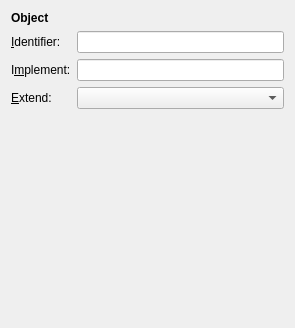
<ui version="4.0" >
 <class>edit_object</class>
 <widget class="QWidget" name="edit_object" >
  <property name="geometry" >
   <rect>
    <x>0</x>
    <y>0</y>
    <width>295</width>
    <height>328</height>
   </rect>
  </property>
  <layout class="QGridLayout" >
   <item row="0" column="0" colspan="2" >
    <widget class="QLabel" name="label_4" >
     <property name="text" >
      <string>&lt;b>Object&lt;/b></string>
     </property>
    </widget>
   </item>
   <item row="1" column="0" >
    <widget class="QLabel" name="label" >
     <property name="text" >
      <string>&amp;Identifier:</string>
     </property>
     <property name="buddy" >
      <cstring>identifier</cstring>
     </property>
    </widget>
   </item>
   <item row="1" column="1" >
    <widget class="QLineEdit" name="identifier" />
   </item>
   <item row="2" column="0" >
    <widget class="QLabel" name="label_3" >
     <property name="text" >
      <string>I&amp;mplement:</string>
     </property>
     <property name="buddy" >
      <cstring>implement</cstring>
     </property>
    </widget>
   </item>
   <item row="2" column="1" >
    <widget class="QLineEdit" name="implement" />
   </item>
   <item row="3" column="0" >
    <widget class="QLabel" name="label_2" >
     <property name="text" >
      <string>&amp;Extend:</string>
     </property>
     <property name="buddy" >
      <cstring>extend</cstring>
     </property>
    </widget>
   </item>
   <item row="3" column="1" >
    <widget class="QComboBox" name="extend" />
   </item>
   <item row="4" column="1" >
    <spacer>
     <property name="orientation" >
      <enum>Qt::Vertical</enum>
     </property>
     <property name="sizeHint" >
      <size>
       <width>101</width>
       <height>121</height>
      </size>
     </property>
    </spacer>
   </item>
  </layout>
 </widget>
 <resources/>
 <connections/>
</ui>
